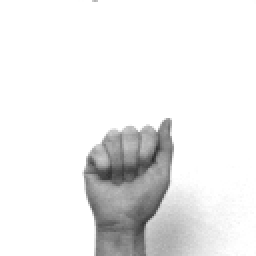
#> input picture data/test1.pgm, 128 x 128 px, given in place of the camera (shown 2 times larger)
$ python main.py
#> lines starting #> are read from the running program, lines starting #| are printed output that depends on the picture; after the words box and inside, x2 and y2 are one past the last pixel; in counts of white or black regions, pixels touching at a corner belong together
import datetime

import cv2

# Initializing Video capture
cap = cv2.VideoCapture(0)

BOX_SIZE = 300
BOX_X, BOX_Y = int(cap.get(3) / 8), int(cap.get(4) / 2 - BOX_SIZE // 2)

while True:
	# Reading frames from Video
	ret, frame = cap.read()
#> frame is the input picture: shape (128, 128, 3); min 44, max 255, mean 235.9
	frame = cv2.flip(frame, 1)
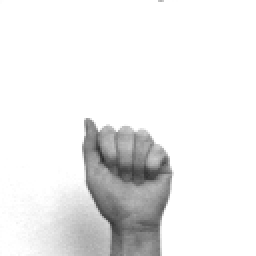
#> frame: shape (128, 128, 3) (shown 2 times larger); min 44, max 255, mean 235.9

	# Converting frame into gray scale
	gray_scale = cv2.cvtColor(frame, cv2.COLOR_BGR2GRAY)

	# Drawing Box in the given coordinates
	cv2.rectangle(frame, (BOX_X, BOX_Y), (BOX_X + BOX_SIZE, BOX_Y + BOX_SIZE), (255, 0, 0), 2)
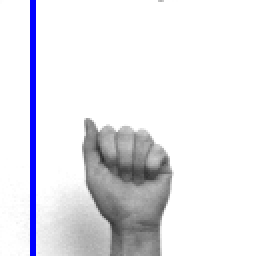
#> frame: shape (128, 128, 3) (shown 2 times larger); 2.34% of pixels changed, all inside (x1, y1, x2, y2) = (15, 0, 18, 128)

	# Showing the frame
	cv2.imshow('Sign Language', frame)

	# Keyboard events
	keyCode = cv2.waitKey(50)
#> (key Esc is pressed here)

	# Save
	if keyCode == 115:
		print("s pressed. Saving picture...")

		# Cropping the image
		cropped_img = gray_scale[BOX_Y:BOX_Y + BOX_SIZE, BOX_X:BOX_X + BOX_SIZE]

		# Applying Gaussian Blur
		cropped_img = cv2.GaussianBlur(cropped_img, (61, 61), 0)
		cropped_img = cv2.medianBlur(cropped_img, 27)

		# Applying Threshold
		cropped_img = cv2.adaptiveThreshold(cropped_img, 255, cv2.ADAPTIVE_THRESH_GAUSSIAN_C, cv2.THRESH_BINARY, 99, 1)
		OUTPUT_FILE_NAME = "test-" + str(datetime.datetime.now()) + ".JPG"
		cv2.imwrite(OUTPUT_FILE_NAME, cropped_img)

	# Exit
	elif keyCode == 27:
		print("ESC pressed. Closing...")
		break

# Releasing Video capture
cap.release()
cv2.destroyAllWindows()
